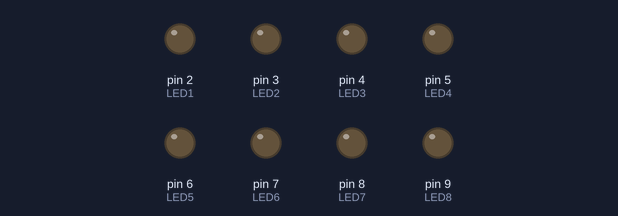
The sketch below on a simulated Arduino Uno, built with avr-gcc and run on an emulated ATmega328P. On the bench: output pins drawn as LEDs (lit = HIGH).

Above: at 0.05 s.
At 0.25 s:
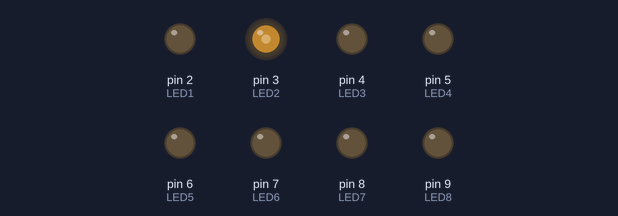
At 0.35 s:
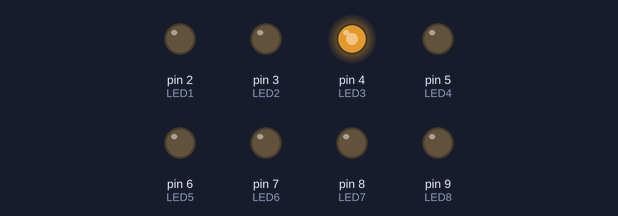
At 0.55 s:
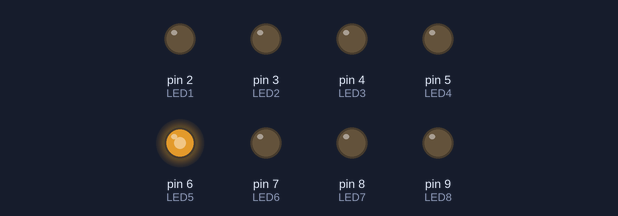
At 0.7 s:
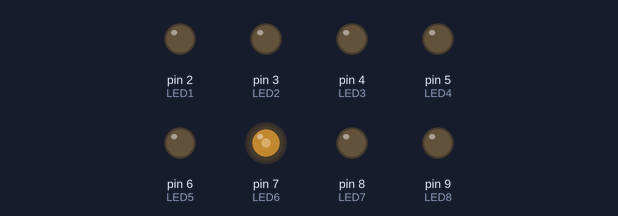
At 0.8 s:
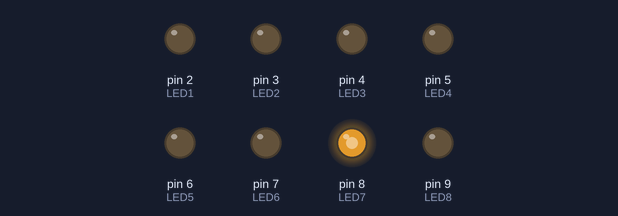
Timing chart, 0 to 3.0 s (numbered marks = the images above):
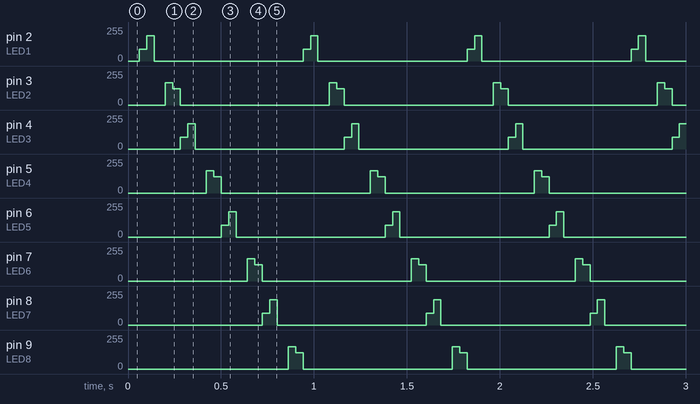

The sketch:

Test5.ino
```cpp
const int LED1 = 2;
const int LED2 = 3;
const int LED3 = 4;
const int LED4 = 5;
const int LED5 = 6;
const int LED6 = 7;
const int LED7 = 8;
const int LED8 = 9;

void setup(){
  pinMode(LED1, OUTPUT);
  pinMode(LED2, OUTPUT);
  pinMode(LED3, OUTPUT);
  pinMode(LED4, OUTPUT);
  pinMode(LED5, OUTPUT);
  pinMode(LED6, OUTPUT);
  pinMode(LED7, OUTPUT);
  pinMode(LED8, OUTPUT);
}

void loop(){
  for(int t_high=0;t_high<=10;t_high++){
    digitalWrite(LED1, HIGH);
  	delay(t_high);
    digitalWrite(LED1, LOW);
    delay(10-t_high);
  }
  for(int t_high=0;t_high<=10;t_high++){
    digitalWrite(LED2, HIGH);
  	delay(t_high);
    digitalWrite(LED2, LOW);
    delay(10-t_high);
  }
  for(int t_high=0;t_high<=10;t_high++){
    digitalWrite(LED3, HIGH);
  	delay(t_high);
    digitalWrite(LED3, LOW);
    delay(10-t_high);
  }
  for(int t_high=0;t_high<=10;t_high++){
    digitalWrite(LED4, HIGH);
  	delay(t_high);
    digitalWrite(LED4, LOW);
    delay(10-t_high);
  }
  for(int t_high=0;t_high<=10;t_high++){
    digitalWrite(LED5, HIGH);
  	delay(t_high);
    digitalWrite(LED5, LOW);
    delay(10-t_high);
  }
  for(int t_high=0;t_high<=10;t_high++){
    digitalWrite(LED6, HIGH);
  	delay(t_high);
    digitalWrite(LED6, LOW);
    delay(10-t_high);
  }
  for(int t_high=0;t_high<=10;t_high++){
    digitalWrite(LED7, HIGH);
  	delay(t_high);
    digitalWrite(LED7, LOW);
    delay(10-t_high);
  }
  for(int t_high=0;t_high<=10;t_high++){
    digitalWrite(LED8, HIGH);
  	delay(t_high);
    digitalWrite(LED8, LOW);
    delay(10-t_high);
  }
}
```

Measured:
- by itself, pin 2 (LED1), pin 4 (LED3), pin 6 (LED5), pin 8 (LED7): repeats every 0.88 s: 191/255 0.04 s, 0/255 0.80 s, 90/255 0.04 s
- by itself, pin 3 (LED2), pin 5 (LED4), pin 7 (LED6), pin 9 (LED8): repeats every 0.88 s: 121/255 0.04 s, 0/255 0.80 s, 166/255 0.04 s
